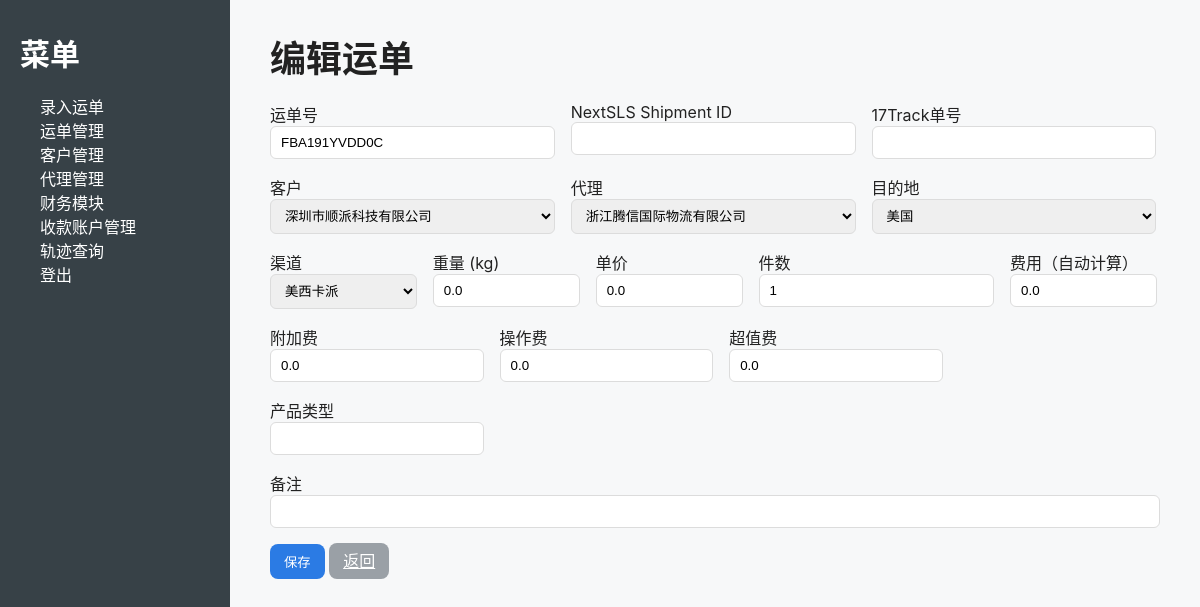
/shipments/edit/8 (signed in), run on the app's committed database.
### models.py (models this page shows, shortened)
class TimestampMixin:
    created_at = db.Column(db.DateTime, default=datetime.utcnow)
    updated_at = db.Column(db.DateTime, default=datetime.utcnow, onupdate=datetime.utcnow)

class Shipment(db.Model, TimestampMixin):
    __tablename__ = "shipment"
    id = db.Column(db.Integer, primary_key=True)
    tracking_number = db.Column(db.String(50), nullable=False)  # 客户单号
    shipment_id = db.Column(db.String(50))  # NextSLS 系统单号，替换 agent_tracking_number
    third_party_tracking_number = db.Column(db.String(50))  # 第三方快递单号（用于17track）
    customer_id = db.Column(db.Integer, db.ForeignKey("customer.id"))
    agent_id = db.Column(db.Integer, db.ForeignKey("carrier_agent.id"))
    carrier_id = db.Column(db.String(50))  # 环境货代 id（如 rtb56）
    origin = db.Column(db.String(100))
    destination = db.Column(db.String(100))
    channel = db.Column(db.String(200))     # 运输渠道（快递/空运/海运/铁路…）
    product_type = db.Column(db.String(200))
    pieces = db.Column(db.Integer, default=1)
    weight = db.Column(db.Float, default=0.0)
    unit_price = db.Column(db.Float, default=0.0)
    fee = db.Column(db.Float, default=0.0)              # 合计（自动计算或手填）
    surcharge_extra = db.Column(db.Float, default=0.0)  # 附加费（选填）
    operation_fee = db.Column(db.Float, default=0.0)    # 操作费（选填）
    high_value_fee = db.Column(db.Float, default=0.0)   # 超值费（选填）
    status = db.Column(db.String(50), default="已创建")
    note = db.Column(db.Text)

class Customer(db.Model, TimestampMixin):
    __tablename__ = "customer"
    id = db.Column(db.Integer, primary_key=True)
    name = db.Column(db.String(100), nullable=False, unique=True)
    email = db.Column(db.String(120), unique=True)
    phone = db.Column(db.String(50))
    bank_info = db.Column(db.Text)
    shipments = db.relationship("Shipment", backref="customer", lazy=True)

class CarrierAgent(db.Model, TimestampMixin):
    __tablename__ = "carrier_agent"
    id = db.Column(db.Integer, primary_key=True)
    name = db.Column(db.String(200), nullable=False, unique=True)
    api_url = db.Column(db.String(1000))
    username = db.Column(db.String(200))
    password = db.Column(db.String(200))
    app_key = db.Column(db.String(255))
    app_token = db.Column(db.String(255))
    customer_code = db.Column(db.String(255))
    supports_api = db.Column(db.Boolean, default=True)   # 不支持抓取时置 False
    is_active = db.Column(db.Boolean, default=True)      # 软删除
    shipments = db.relationship("Shipment", backref="agent", lazy=True)

### views.py (the view, shortened to what this page needs)
@views.route("/shipments/edit/<int:shipment_id>", methods=["GET", "POST"])
@login_required
def edit_shipment(shipment_id):
    s = Shipment.query.get_or_404(shipment_id)
    customers = Customer.query.all()
    agents = CarrierAgent.query.all()
    destinations = ["美国", "加拿大", "英国", "德国"]
    return render_template("add_shipment.html", shipment=s, customers=customers, agents=agents, destinations=destinations)

### app.py (called while the page is built)
@login_manager.user_loader
def load_user(user_id):
    try:
        return User.query.get(int(user_id))
    except Exception:
        return None

### templates/add_shipment.html (shortened to what this page needs)
{% extends "base.html" %}
{% block content %}
<h2>{% if shipment %}编辑运单{% else %}录入运单{% endif %}</h2>
<form method="post">
  <div class="row g-3 mb-3">
    <div class="col-md-4">
      <label>运单号</label>
      <input name="tracking_number" class="form-control" required value="{{ shipment.tracking_number if shipment else '' }}">
    </div>
    <div class="col-md-4">
      <label>NextSLS Shipment ID</label>
      <input name="shipment_id" class="form-control" value="{{ shipment.shipment_id if shipment else '' }}">
    </div>
    <div class="col-md-4">
      <label>17Track单号</label>
      <input name="third_party_tracking_number" class="form-control" value="{{ shipment.third_party_tracking_number if shipment else '' }}">
    </div>
  </div>
  <div class="row g-3 mb-3">
    <div class="col-md-4">
      <label>客户</label>
      <select name="customer_id" class="form-select">
        {% for c in customers %}
          <option value="{{ c.id }}" {% if shipment and shipment.customer_id==c.id %}selected{% endif %}>{{ c.name }}</option>
        {% endfor %}
      </select>
    </div>
    <div class="col-md-4">
      <label>代理</label>
      <select name="agent_id" class="form-select">
        {% for a in agents %}
          <option value="{{ a.id }}" {% if shipment and shipment.agent_id==a.id %}selected{% endif %}>{{ a.name }}</option>
        {% endfor %}
      </select>
    </div>
    <div class="col-md-4">
      <label>目的地</label>
      <select name="destination" class="form-select">
        {% for d in destinations %}
          <option value="{{ d }}" {% if shipment and shipment.destination==d %}selected{% endif %}>{{ d }}</option>
        {% endfor %}
      </select>
    </div>
  </div>
  <div class="row g-3 mb-3">
    <div class="col-md-2">
      <label>渠道</label>
      <select name="channel" class="form-select">
        {% set channels = ["美西卡派","美中卡派","美东卡派","美国海运快递派","快递","空运","铁路","卡航"] %}
        {% for ch in channels %}
          <option value="{{ ch }}" {% if shipment and shipment.channel==ch %}selected{% endif %}>{{ ch }}</option>
        {% endfor %}
      </select>
    </div>
    <div class="col-md-2">
      <label>重量 (kg)</label>
      <input id="weight" name="weight" type="number" step="0.01" class="form-control" value="{{ shipment.weight if shipment else 0 }}">
    </div>
    <div class="col-md-2">
      <label>单价</label>
      <input id="unit_price" name="unit_price" type="number" step="0.01" class="form-control" value="{{ shipment.unit_price if shipment else 0 }}">
    </div>
    <div class="col-md-1">
      <label>件数</label>
      <input name="pieces" class="form-control" value="{{ shipment.pieces if shipment else 1 }}">
    </div>
    <div class="col-md-2">
      <label>费用（自动计算）</label>
      <input id="fee" name="fee" class="form-control" readonly value="{{ shipment.fee if shipment else '' }}">
    </div>
  </div>
  <div class="row g-3 mb-3">
    <div class="col-md-3">
      <label>附加费</label>
      <input id="surcharge_extra" name="surcharge_extra" type="number" step="0.01" class="form-control" value="{{ shipment.surcharge_extra if shipment else 0 }}">
    </div>
    <div class="col-md-3">
      <label>操作费</label>
      <input id="operation_fee" name="operation_fee" type="number" step="0.01" class="form-control" value="{{ shipment.operation_fee if shipment else 0 }}">
    </div>
    <div class="col-md-3">
      <label>超值费</label>
      <input id="high_value_fee" name="high_value_fee" type="number" step="0.01" class="form-control" value="{{ shipment.high_value_fee if shipment else 0 }}">
    </div>
    <div class="col-md-3">
      <label>产品类型</label>
      <input name="product_type" class="form-control" value="{{ shipment.product_type if shipment else '' }}">
    </div>
  </div>
  <div class="mb-3">
    <label>备注</label>
    <input name="note" class="form-control" value="{{ shipment.note if shipment else '' }}">
  </div>
  <button class="btn btn-primary">保存</button>
  <a class="btn btn-secondary" href="{{ url_for('views.shipments') }}">返回</a>
</form>
{% endblock %}

### static/css/style.css (style rules this page uses)
body { margin: 0; font-family: -apple-system, Helvetica, Arial, "PingFang SC", "Noto Sans CJK SC", sans-serif; color:#222; background:#f7f8f9; }
h2 { font-size:36px; margin-top:0; margin-bottom:20px; }
.form-control, .form-select { width:100%; padding:8px 10px; border-radius:6px; border:1px solid #dcdcdc; box-sizing:border-box; }
.btn { padding:8px 14px; border-radius:8px; border:0; cursor:pointer; }
.btn-primary { background:#2b7be4; color:#fff; }
.btn-secondary { background:#9aa0a6; color:#fff; }
.row { display:flex; gap:20px; flex-wrap:wrap; }
.col-md-2 { width:16.5%; }
.col-md-3 { width:24%; }
.col-md-4 { width:32%; }
.mb-3 { margin-bottom:16px; }
.g-3 { gap:16px; }

### data on the page
Shipment: tracking_number "FBA191YVDD0C", customer_id "深圳市顺派科技有限公司", agent_id "浙江腾信国际物流有限公司", destination "美国", channel "美西卡派", weight "0.0", unit_price "0.0", pieces "1", fee "0.0", surcharge_extra "0.0", operation_fee "0.0", high_value_fee "0.0"
